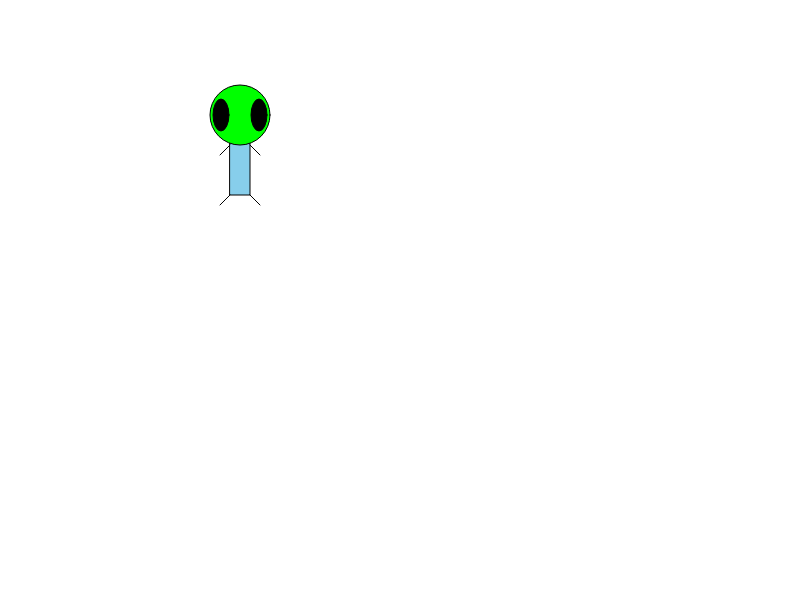
Frame 1 (no input)
Frame 60 (no input): identical to frame 1, image omitted
Frame 120 (the mouse pressed at the canvas centre since frame 60): identical to frame 1, image omitted

The p5.js sketch that drew this single still picture (run headless with seeded random() and noise() and a simulated clock; from frame 60 on, the mouse is pressed at the canvas centre):

// p5.js sketch
// ── sketch.js
// Learning Processing
// Daniel Shiffman
// http://www.learningprocessing.com

// Example 1-5: Zoog
function setup() {
    createCanvas(displayWidth, displayHeight);
    ellipseMode(CENTER);
    rectMode(CENTER); 
  }
  
  function draw() {
    
    background(255);
  
    // Body
    stroke(0);
    fill('skyblue');
    rect(240, 145, 20, 100);
  
    // Head
    fill('lime');
    ellipse(240, 115, 60, 60); 
  
    // Eyes
    fill(0); 
    ellipse(221, 115, 16, 32); 
    ellipse(259, 115, 16, 32);
  
    // Legs
    stroke(0);
    line(230, 195, 220, 205);
    line(250, 195, 260, 205);

    // Hands
    stroke(0);
    line(230, 145, 220, 155);
    line(250, 145, 260, 155);
  }
